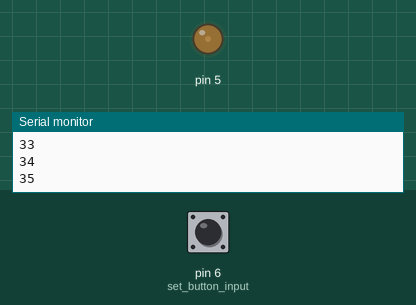
The sketch below on a simulated Arduino Uno, built with avr-gcc and run on an emulated ATmega328P. Parts: output pins drawn as LEDs (lit = HIGH), the last lines printed to the serial monitor. The inputs (shaded band) are chosen by the test bench; at power-on: pin 6 (set_button_input) LOW.

Above: at 1.4 s.
1.5 s: pin 6 (set_button_input) pulled HIGH for 0.15 s
At 4.04 s:
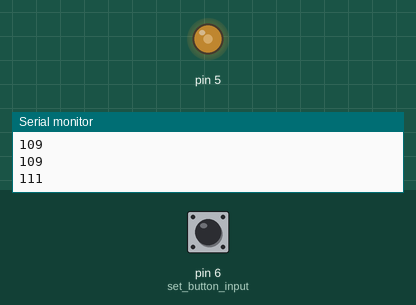
4.6 s: pin 6 (set_button_input) pulled HIGH for 1 s
7.6 s: pin 6 (set_button_input) pulled HIGH for 0.15 s
At 8.01 s:
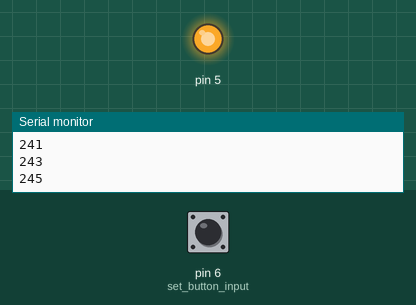
Timing chart, 0 to 16.7 s (numbered marks = the images above; inputs shaded):
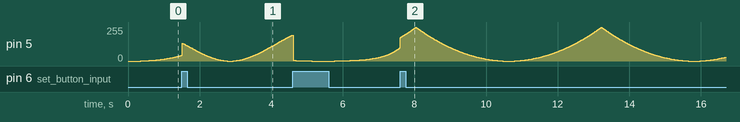

The sketch:

MultiStateButton.ino
```cpp
/*
   Reads a pushbutton to change between four fade curves for an LED.
   Then changes to one of the curves depending on the number of button pushes.

*/
int lastButtonState = 0;    // set the last pushbutton state
int whichTable = 0;         // this variable tells us which property we are changing

int currentLevel = 1;       // current light level
int change = 1;             // change each time you fade
byte cie1931[256];          // pre-calculated PWM levels for CIE1931 curve
byte sineTable[256];        // pre-calculated PWM levels for sine curve
byte exponentialTable[256]; // pre-calculated PWM levels for exponential curve
byte squaredTable[256];     // pre-calculated PWM levels for x squared curve


void setup() {
  // put your setup code here, to run once:
  pinMode(6, INPUT);    // set button input
  pinMode(5, OUTPUT);
  Serial.begin(9600);   // initialize serial communication
  // fill all the curve tables:
  fillCIETable();
  fillExponentialTable();
  fillSineTable();
  fillSquaredTable();
}

void loop() {
  // read the button for any change:
  readButtonChange();
  /////////////////////////////////////////////////////////////////////////////////
  // change what curve is fading based on the button:

  if (whichTable == 0) {
    //PWM output the result:
    analogWrite(5, cie1931[currentLevel]);
    delay(10);
    Serial.println(cie1931[currentLevel]);
  }

  if (whichTable == 1) {
    //PWM output the result:
    analogWrite(5, sineTable[currentLevel]);
    delay(10);
    Serial.println(sineTable[currentLevel]);
  }
  if (whichTable == 2) {
    //PWM output the result:
    analogWrite(5, exponentialTable[currentLevel]);
    delay(10);
    Serial.println(exponentialTable[currentLevel]);
  }
  if (whichTable == 3) {
    //PWM output the result:
    analogWrite(5, squaredTable[currentLevel]);
    delay(10);
    Serial.println(squaredTable[currentLevel]);
  }
  // decrease or increase by 1 point each time
  // if at the bottom or top, change the direction:
  if (currentLevel <= 0 || currentLevel >= 255) {
    change = -change;
  }
  currentLevel += change;
}

void readButtonChange() {
  // put your main code here, to run repeatedly:
  // read tbe button
  int buttonState = digitalRead(6);
  // if buttonState changes from 0 to 1, blink the LED
  if (buttonState != lastButtonState) {
    delay(5);  // debounce delay 5 ms
    if (buttonState == HIGH) {  // if the button is pressed:
      Serial.println("pressed");
      whichTable++;
      // if it reaches 4, reset to 0:
      if (whichTable == 4) {
        whichTable = 0;
      }
      Serial.println(whichTable);
    } else {      // if the button is released:
      Serial.println("released");
    }
  }
  // save the button state for comparison next time:
  lastButtonState = buttonState;
}


void fillCIETable() {
  /*
    For CIE, the following formulas have  Y as luminance, and
    Yn is the luminance of a white reference (basically, max luminance).
    This assumes a perceived lightness value L* between 0 and 100,
    and  a luminance value Y of 0-1.0.
    if L* > 8:  Y = ((L* + 16) / 116)^3 * Yn
    if L* <= 8: Y = L* *903.3 * Yn
  */
  // set the range of values:
  float maxValue = 255;
  // scaling factor to convert from 0-100 to 0-maxValue:
  float scalingFactor = 100 / maxValue;
  // luminance value:
  float Y = 0.0;

  // iterate over the array and calculate the right value for it:
  for (int l = 0; l <= maxValue; l++) {
    // you need to scale L from a 0-255 range to a 0-100 range:
    float lScaled = float(l) * scalingFactor;
    if ( lScaled <= 8 ) {
      Y = (lScaled / 903.3);
    } else {
      float foo = (lScaled + 16) / 116.0;
      Y = pow(foo, 3);
    }
    // multiply to get 0-maxValue, and fill in the table:
    cie1931[l] = Y * maxValue;
  }
}


void fillExponentialTable() {
  // Formula and explanation from
  // https://diarmuid.ie/blog/pwm-exponential-led-fading-on-arduino-or-other-platforms

  // set the range of values:
  float maxValue = 255;
  // Calculate the scaling factor based on the
  // number of PWM steps you want:
  float scalingFactor = (maxValue * log10(2)) / (log10(255));

  // iterate over the array and calculate the right value for it:
  for (int l = 0; l <= maxValue; l++) {
    int lightLevel = pow(2, (l / scalingFactor)) - 1;
    exponentialTable[l] = lightLevel;
  }
}


void fillSineTable() {
  // set the range of values:
  float maxValue = 255;

  // iterate over the array and calculate the right value for it:
  for (int l = 0; l <= maxValue; l++) {

    // map input to a 0-179 range:
    float angle = map(l, 0, maxValue, 0, 179);
    /* here's the explanation of the calulation:
      // convert to radians:
      float result = angle * PI/180;
      // now add PI/2 to offset by 90 degrees:
      result = result + PI/2;
      // get the sine of that:
      result = sin(result);
      // now you have -1 to 1. Add 1 to get 0 to 2:
      result = result + 1;
      // multiply to get 0-255:
      result = result * 127.5;
    */
    //here it all is in one line:
    float lightLevel = (sin((angle * PI / 180) + PI / 2) + 1) * 127.5;
    sineTable[l] = lightLevel;
  }
}


void fillSquaredTable() {
  // set the range of values:
  float maxValue = 255;

  // iterate over the array and calculate the right value for it:
  for (int l = 0; l <= maxValue; l++) {
    // square the current value:
    float lightLevel = pow(l, 2);
    // map the result back to a 0-255 range:
    lightLevel = map(lightLevel, 0, 65535, 0, 255);
    squaredTable[l] = lightLevel;
  }
}
```
